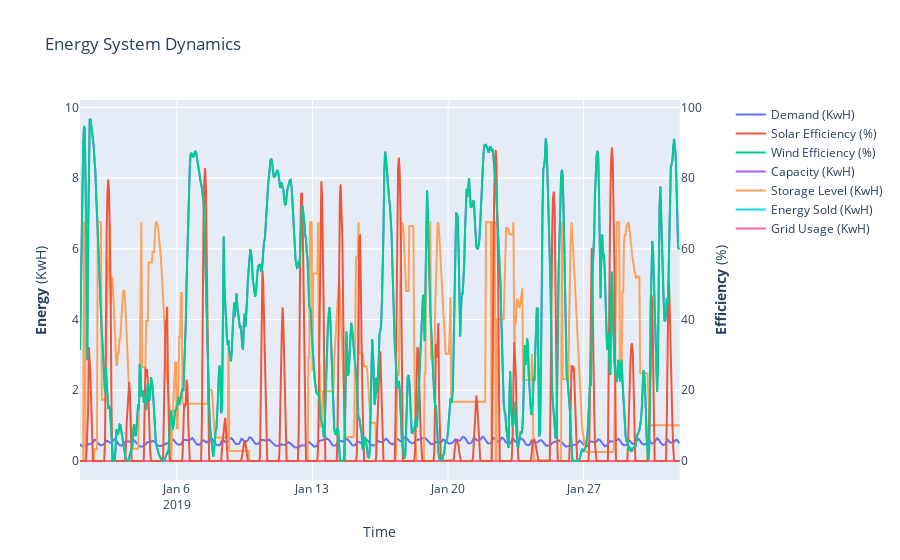

The cell this chart's notebook holds for it:
### Code cell
ogo.plot_results(ogo.project.results_df())

### Figure 1 — Plotly figure (JSON) as saved in the notebook; plotly's stock layout.template omitted (floating-point values rounded to 4 significant figures; data arrays with more than 128 entries replaced by an {"elided": "..."} marker saying what was removed)
{"data": [{"line": {"color": "#636EFA"}, "mode": "lines", "name": "Demand (KwH)", "type": "scatter", "x": {"elided": "744 str values"}, "xaxis": "x", "y": {"elided": "744 float values"}, "yaxis": "y"}, {"line": {"color": "#EF553B"}, "mode": "lines", "name": "Solar Efficiency (%)", "type": "scatter", "x": {"elided": "744 str values"}, "xaxis": "x", "y": {"elided": "744 float values"}, "yaxis": "y2"}, {"line": {"color": "#00CC96"}, "mode": "lines", "name": "Wind Efficiency (%)", "type": "scatter", "x": {"elided": "744 str values"}, "xaxis": "x", "y": {"elided": "744 float values"}, "yaxis": "y2"}, {"line": {"color": "#AB63FA"}, "mode": "lines", "name": "Capacity (KwH)", "type": "scatter", "x": {"elided": "744 str values"}, "xaxis": "x", "y": {"elided": "744 float values"}, "yaxis": "y"}, {"line": {"color": "#FFA15A"}, "mode": "lines", "name": "Storage Level (KwH)", "type": "scatter", "x": {"elided": "744 str values"}, "xaxis": "x", "y": {"elided": "744 float values"}, "yaxis": "y"}, {"line": {"color": "#19D3F3"}, "mode": "lines", "name": "Energy Sold (KwH)", "type": "scatter", "x": {"elided": "744 str values"}, "xaxis": "x", "y": {"elided": "744 int values"}, "yaxis": "y"}, {"line": {"color": "#FF6692"}, "mode": "lines", "name": "Grid Usage (KwH)", "type": "scatter", "x": {"elided": "744 str values"}, "xaxis": "x", "y": {"elided": "744 int values"}, "yaxis": "y"}], "layout": {"title": {"text": "Energy System Dynamics"}, "xaxis": {"anchor": "y", "domain": [0, 0.94], "title": {"text": "Time"}}, "yaxis": {"anchor": "x", "domain": [0, 1], "title": {"text": "<b>Energy</b> (KwH)"}}, "yaxis2": {"anchor": "x", "overlaying": "y", "side": "right", "title": {"text": "<b>Efficiency</b> (%)"}}}}
